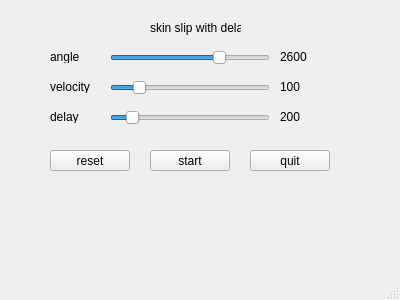
<?xml version="1.0" encoding="UTF-8"?>
<ui version="4.0">
 <class>SkinSlipDelaySubWindow</class>
 <widget class="QMainWindow" name="SkinSlipDelaySubWindow">
  <property name="geometry">
   <rect>
    <x>0</x>
    <y>0</y>
    <width>400</width>
    <height>300</height>
   </rect>
  </property>
  <property name="windowTitle">
   <string>MainWindow</string>
  </property>
  <widget class="QWidget" name="centralwidget">
   <widget class="QLabel" name="label">
    <property name="geometry">
     <rect>
      <x>150</x>
      <y>20</y>
      <width>91</width>
      <height>16</height>
     </rect>
    </property>
    <property name="text">
     <string>skin slip with delay</string>
    </property>
   </widget>
   <widget class="QLabel" name="angle_label">
    <property name="geometry">
     <rect>
      <x>50</x>
      <y>50</y>
      <width>47</width>
      <height>13</height>
     </rect>
    </property>
    <property name="text">
     <string>angle</string>
    </property>
   </widget>
   <widget class="QSlider" name="angle_slider">
    <property name="geometry">
     <rect>
      <x>110</x>
      <y>50</y>
      <width>160</width>
      <height>16</height>
     </rect>
    </property>
    <property name="minimum">
     <number>2194</number>
    </property>
    <property name="maximum">
     <number>2770</number>
    </property>
    <property name="value">
     <number>2600</number>
    </property>
    <property name="orientation">
     <enum>Qt::Horizontal</enum>
    </property>
   </widget>
   <widget class="QLabel" name="angle_val">
    <property name="geometry">
     <rect>
      <x>280</x>
      <y>50</y>
      <width>47</width>
      <height>13</height>
     </rect>
    </property>
    <property name="text">
     <string>2600</string>
    </property>
   </widget>
   <widget class="QLabel" name="velocity_label">
    <property name="geometry">
     <rect>
      <x>50</x>
      <y>80</y>
      <width>47</width>
      <height>13</height>
     </rect>
    </property>
    <property name="text">
     <string>velocity</string>
    </property>
   </widget>
   <widget class="QSlider" name="velocity_slider">
    <property name="geometry">
     <rect>
      <x>110</x>
      <y>80</y>
      <width>160</width>
      <height>16</height>
     </rect>
    </property>
    <property name="minimum">
     <number>10</number>
    </property>
    <property name="maximum">
     <number>600</number>
    </property>
    <property name="value">
     <number>100</number>
    </property>
    <property name="orientation">
     <enum>Qt::Horizontal</enum>
    </property>
   </widget>
   <widget class="QLabel" name="velocity_val">
    <property name="geometry">
     <rect>
      <x>280</x>
      <y>80</y>
      <width>47</width>
      <height>13</height>
     </rect>
    </property>
    <property name="text">
     <string>100</string>
    </property>
   </widget>
   <widget class="QLabel" name="delay_label">
    <property name="geometry">
     <rect>
      <x>50</x>
      <y>110</y>
      <width>47</width>
      <height>13</height>
     </rect>
    </property>
    <property name="text">
     <string>delay</string>
    </property>
   </widget>
   <widget class="QSlider" name="delay_slider">
    <property name="geometry">
     <rect>
      <x>110</x>
      <y>110</y>
      <width>160</width>
      <height>16</height>
     </rect>
    </property>
    <property name="minimum">
     <number>50</number>
    </property>
    <property name="maximum">
     <number>1500</number>
    </property>
    <property name="value">
     <number>200</number>
    </property>
    <property name="orientation">
     <enum>Qt::Horizontal</enum>
    </property>
   </widget>
   <widget class="QLabel" name="delay_val">
    <property name="geometry">
     <rect>
      <x>280</x>
      <y>110</y>
      <width>47</width>
      <height>13</height>
     </rect>
    </property>
    <property name="text">
     <string>200</string>
    </property>
   </widget>
   <widget class="QPushButton" name="reset_btn">
    <property name="geometry">
     <rect>
      <x>50</x>
      <y>150</y>
      <width>80</width>
      <height>21</height>
     </rect>
    </property>
    <property name="text">
     <string>reset</string>
    </property>
   </widget>
   <widget class="QPushButton" name="start_btn">
    <property name="geometry">
     <rect>
      <x>150</x>
      <y>150</y>
      <width>80</width>
      <height>21</height>
     </rect>
    </property>
    <property name="text">
     <string>start</string>
    </property>
   </widget>
   <widget class="QPushButton" name="quit_btn">
    <property name="geometry">
     <rect>
      <x>250</x>
      <y>150</y>
      <width>80</width>
      <height>21</height>
     </rect>
    </property>
    <property name="text">
     <string>quit</string>
    </property>
   </widget>
  </widget>
  <widget class="QMenuBar" name="menubar">
   <property name="geometry">
    <rect>
     <x>0</x>
     <y>0</y>
     <width>400</width>
     <height>20</height>
    </rect>
   </property>
  </widget>
  <widget class="QStatusBar" name="statusbar"/>
 </widget>
 <resources/>
 <connections/>
</ui>
